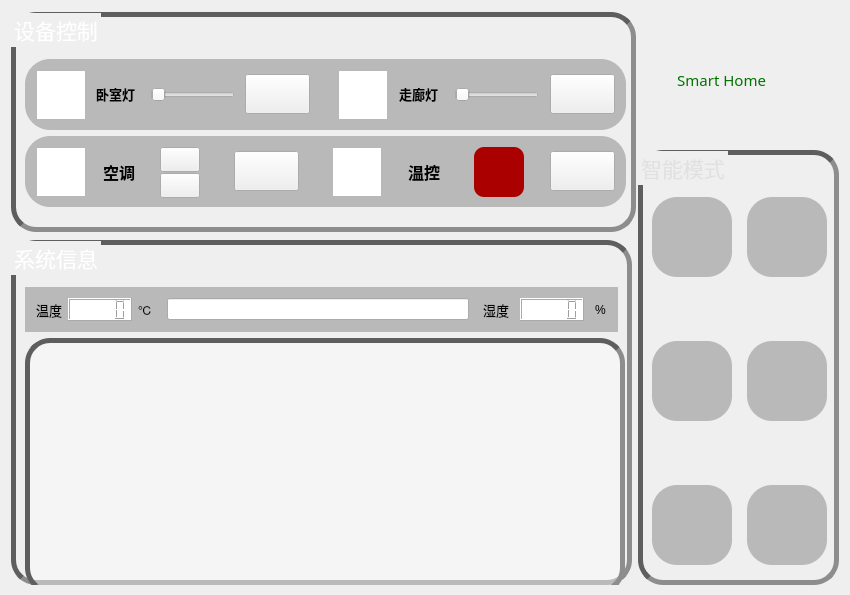
<?xml version="1.0" encoding="UTF-8"?>
<ui version="4.0">
 <class>MainWindow</class>
 <widget class="QMainWindow" name="MainWindow">
  <property name="enabled">
   <bool>true</bool>
  </property>
  <property name="geometry">
   <rect>
    <x>0</x>
    <y>0</y>
    <width>850</width>
    <height>595</height>
   </rect>
  </property>
  <property name="sizePolicy">
   <sizepolicy hsizetype="Expanding" vsizetype="Expanding">
    <horstretch>0</horstretch>
    <verstretch>0</verstretch>
   </sizepolicy>
  </property>
  <property name="minimumSize">
   <size>
    <width>850</width>
    <height>595</height>
   </size>
  </property>
  <property name="windowTitle">
   <string>MainWindow</string>
  </property>
  <property name="styleSheet">
   <string notr="true">#centralWidget{
background-image: url(:/img/desktop.png);
}
</string>
  </property>
  <widget class="QWidget" name="centralWidget">
   <property name="styleSheet">
    <string notr="true"/>
   </property>
   <layout class="QGridLayout" name="gridLayout">
    <item row="0" column="0" rowspan="2">
     <widget class="QGroupBox" name="groupBox">
      <property name="sizePolicy">
       <sizepolicy hsizetype="Fixed" vsizetype="Fixed">
        <horstretch>0</horstretch>
        <verstretch>0</verstretch>
       </sizepolicy>
      </property>
      <property name="minimumSize">
       <size>
        <width>625</width>
        <height>220</height>
       </size>
      </property>
      <property name="maximumSize">
       <size>
        <width>625</width>
        <height>220</height>
       </size>
      </property>
      <property name="font">
       <font>
        <family>楷体</family>
        <pointsize>16</pointsize>
       </font>
      </property>
      <property name="styleSheet">
       <string notr="true">#groupBox{
background-color: qradialgradient(spread:pad, cx:0.5, cy:0.5, radius:0.5, fx:0.5, fy:0.506, stop:0 rgba(255, 255, 255, 0));
border-style: inset;
border-width: 5px;
border-color: rgb(94, 94, 94);
border-radius: 25px;
	color: rgb(255, 255, 255);
}


</string>
      </property>
      <property name="title">
       <string>设备控制</string>
      </property>
      <property name="flat">
       <bool>true</bool>
      </property>
      <property name="checkable">
       <bool>false</bool>
      </property>
      <layout class="QFormLayout" name="formLayout_2">
       <item row="0" column="0">
        <widget class="QWidget" name="widget1" native="true">
         <property name="sizePolicy">
          <sizepolicy hsizetype="Fixed" vsizetype="Fixed">
           <horstretch>0</horstretch>
           <verstretch>0</verstretch>
          </sizepolicy>
         </property>
         <property name="minimumSize">
          <size>
           <width>601</width>
           <height>71</height>
          </size>
         </property>
         <property name="maximumSize">
          <size>
           <width>601</width>
           <height>71</height>
          </size>
         </property>
         <property name="styleSheet">
          <string notr="true">#widget1{
background-color: rgb(185, 185, 185);
border-radius: 25px;
}


</string>
         </property>
         <layout class="QHBoxLayout" name="horizontalLayout_14">
          <item>
           <layout class="QHBoxLayout" name="horizontalLayout_3">
            <property name="spacing">
             <number>12</number>
            </property>
            <item>
             <layout class="QHBoxLayout" name="horizontalLayout">
              <property name="spacing">
               <number>10</number>
              </property>
              <item>
               <widget class="QTextBrowser" name="textBrowser">
                <property name="enabled">
                 <bool>true</bool>
                </property>
                <property name="sizePolicy">
                 <sizepolicy hsizetype="Fixed" vsizetype="Fixed">
                  <horstretch>0</horstretch>
                  <verstretch>0</verstretch>
                 </sizepolicy>
                </property>
                <property name="minimumSize">
                 <size>
                  <width>50</width>
                  <height>50</height>
                 </size>
                </property>
                <property name="maximumSize">
                 <size>
                  <width>50</width>
                  <height>50</height>
                 </size>
                </property>
                <property name="styleSheet">
                 <string notr="true">border-image: url(:/img/icons8_globe_bulb_48px.png);
</string>
                </property>
               </widget>
              </item>
              <item>
               <widget class="QLabel" name="label">
                <property name="sizePolicy">
                 <sizepolicy hsizetype="Fixed" vsizetype="Fixed">
                  <horstretch>0</horstretch>
                  <verstretch>0</verstretch>
                 </sizepolicy>
                </property>
                <property name="minimumSize">
                 <size>
                  <width>45</width>
                  <height>45</height>
                 </size>
                </property>
                <property name="maximumSize">
                 <size>
                  <width>45</width>
                  <height>45</height>
                 </size>
                </property>
                <property name="font">
                 <font>
                  <pointsize>10</pointsize>
                 </font>
                </property>
                <property name="text">
                 <string>&lt;html&gt;&lt;head/&gt;&lt;body&gt;&lt;p&gt;&lt;span style=&quot; font-weight:600;&quot;&gt;卧室灯&lt;/span&gt;&lt;/p&gt;&lt;/body&gt;&lt;/html&gt;</string>
                </property>
               </widget>
              </item>
              <item>
               <widget class="QSlider" name="adjust_led_room">
                <property name="sizePolicy">
                 <sizepolicy hsizetype="Fixed" vsizetype="Fixed">
                  <horstretch>0</horstretch>
                  <verstretch>0</verstretch>
                 </sizepolicy>
                </property>
                <property name="minimumSize">
                 <size>
                  <width>84</width>
                  <height>25</height>
                 </size>
                </property>
                <property name="maximumSize">
                 <size>
                  <width>84</width>
                  <height>25</height>
                 </size>
                </property>
                <property name="styleSheet">
                 <string notr="true"/>
                </property>
                <property name="orientation">
                 <enum>Qt::Horizontal</enum>
                </property>
               </widget>
              </item>
              <item>
               <widget class="QPushButton" name="pushButton_led_room">
                <property name="sizePolicy">
                 <sizepolicy hsizetype="Fixed" vsizetype="Fixed">
                  <horstretch>0</horstretch>
                  <verstretch>0</verstretch>
                 </sizepolicy>
                </property>
                <property name="minimumSize">
                 <size>
                  <width>65</width>
                  <height>40</height>
                 </size>
                </property>
                <property name="maximumSize">
                 <size>
                  <width>65</width>
                  <height>40</height>
                 </size>
                </property>
                <property name="styleSheet">
                 <string notr="true">border-image: url(:/img/switch_off.png);
</string>
                </property>
                <property name="text">
                 <string/>
                </property>
                <property name="iconSize">
                 <size>
                  <width>16</width>
                  <height>16</height>
                 </size>
                </property>
                <property name="autoRepeatDelay">
                 <number>300</number>
                </property>
               </widget>
              </item>
             </layout>
            </item>
            <item>
             <widget class="Line" name="line_2">
              <property name="lineWidth">
               <number>0</number>
              </property>
              <property name="orientation">
               <enum>Qt::Horizontal</enum>
              </property>
             </widget>
            </item>
            <item>
             <layout class="QHBoxLayout" name="horizontalLayout_2">
              <property name="spacing">
               <number>11</number>
              </property>
              <item>
               <widget class="QTextBrowser" name="textBrowser_2">
                <property name="enabled">
                 <bool>true</bool>
                </property>
                <property name="sizePolicy">
                 <sizepolicy hsizetype="Fixed" vsizetype="Fixed">
                  <horstretch>0</horstretch>
                  <verstretch>0</verstretch>
                 </sizepolicy>
                </property>
                <property name="minimumSize">
                 <size>
                  <width>50</width>
                  <height>50</height>
                 </size>
                </property>
                <property name="maximumSize">
                 <size>
                  <width>50</width>
                  <height>50</height>
                 </size>
                </property>
                <property name="styleSheet">
                 <string notr="true">border-image: url(:/img/icons8_led_bulb_50px.png);
</string>
                </property>
               </widget>
              </item>
              <item>
               <widget class="QLabel" name="label_2">
                <property name="sizePolicy">
                 <sizepolicy hsizetype="Fixed" vsizetype="Fixed">
                  <horstretch>0</horstretch>
                  <verstretch>0</verstretch>
                 </sizepolicy>
                </property>
                <property name="minimumSize">
                 <size>
                  <width>45</width>
                  <height>45</height>
                 </size>
                </property>
                <property name="maximumSize">
                 <size>
                  <width>45</width>
                  <height>45</height>
                 </size>
                </property>
                <property name="font">
                 <font>
                  <pointsize>10</pointsize>
                 </font>
                </property>
                <property name="text">
                 <string>&lt;html&gt;&lt;head/&gt;&lt;body&gt;&lt;p&gt;&lt;span style=&quot; font-weight:600;&quot;&gt;走廊灯&lt;/span&gt;&lt;/p&gt;&lt;/body&gt;&lt;/html&gt;</string>
                </property>
               </widget>
              </item>
              <item>
               <widget class="QSlider" name="adjust_led_corridor">
                <property name="sizePolicy">
                 <sizepolicy hsizetype="Fixed" vsizetype="Fixed">
                  <horstretch>0</horstretch>
                  <verstretch>0</verstretch>
                 </sizepolicy>
                </property>
                <property name="minimumSize">
                 <size>
                  <width>84</width>
                  <height>25</height>
                 </size>
                </property>
                <property name="maximumSize">
                 <size>
                  <width>84</width>
                  <height>25</height>
                 </size>
                </property>
                <property name="orientation">
                 <enum>Qt::Horizontal</enum>
                </property>
               </widget>
              </item>
              <item>
               <widget class="QPushButton" name="pushButton_led_corridor">
                <property name="sizePolicy">
                 <sizepolicy hsizetype="Fixed" vsizetype="Fixed">
                  <horstretch>0</horstretch>
                  <verstretch>0</verstretch>
                 </sizepolicy>
                </property>
                <property name="minimumSize">
                 <size>
                  <width>65</width>
                  <height>40</height>
                 </size>
                </property>
                <property name="maximumSize">
                 <size>
                  <width>65</width>
                  <height>40</height>
                 </size>
                </property>
                <property name="styleSheet">
                 <string notr="true">border-image: url(:/img/switch_off.png);
</string>
                </property>
                <property name="text">
                 <string/>
                </property>
                <property name="iconSize">
                 <size>
                  <width>16</width>
                  <height>16</height>
                 </size>
                </property>
                <property name="autoRepeatDelay">
                 <number>300</number>
                </property>
               </widget>
              </item>
             </layout>
            </item>
           </layout>
          </item>
         </layout>
        </widget>
       </item>
       <item row="1" column="0">
        <widget class="QWidget" name="widget2" native="true">
         <property name="sizePolicy">
          <sizepolicy hsizetype="Fixed" vsizetype="Fixed">
           <horstretch>0</horstretch>
           <verstretch>0</verstretch>
          </sizepolicy>
         </property>
         <property name="minimumSize">
          <size>
           <width>601</width>
           <height>71</height>
          </size>
         </property>
         <property name="maximumSize">
          <size>
           <width>601</width>
           <height>71</height>
          </size>
         </property>
         <property name="styleSheet">
          <string notr="true">#widget2{
background-color: rgb(185, 185, 185);
border-radius: 25px;
}
</string>
         </property>
         <layout class="QHBoxLayout" name="horizontalLayout_15">
          <item>
           <layout class="QHBoxLayout" name="horizontalLayout_6">
            <property name="spacing">
             <number>11</number>
            </property>
            <item>
             <layout class="QHBoxLayout" name="horizontalLayout_4">
              <property name="spacing">
               <number>17</number>
              </property>
              <item>
               <widget class="QTextBrowser" name="textBrowser_4">
                <property name="enabled">
                 <bool>true</bool>
                </property>
                <property name="sizePolicy">
                 <sizepolicy hsizetype="Fixed" vsizetype="Fixed">
                  <horstretch>0</horstretch>
                  <verstretch>0</verstretch>
                 </sizepolicy>
                </property>
                <property name="minimumSize">
                 <size>
                  <width>50</width>
                  <height>50</height>
                 </size>
                </property>
                <property name="maximumSize">
                 <size>
                  <width>50</width>
                  <height>50</height>
                 </size>
                </property>
                <property name="styleSheet">
                 <string notr="true">border-image: url(:/img/icons8_air_conditioner_filled_50px.png);</string>
                </property>
               </widget>
              </item>
              <item>
               <widget class="QLabel" name="label_4">
                <property name="sizePolicy">
                 <sizepolicy hsizetype="Fixed" vsizetype="Fixed">
                  <horstretch>0</horstretch>
                  <verstretch>0</verstretch>
                 </sizepolicy>
                </property>
                <property name="minimumSize">
                 <size>
                  <width>40</width>
                  <height>50</height>
                 </size>
                </property>
                <property name="maximumSize">
                 <size>
                  <width>40</width>
                  <height>50</height>
                 </size>
                </property>
                <property name="font">
                 <font>
                  <pointsize>10</pointsize>
                 </font>
                </property>
                <property name="text">
                 <string>&lt;html&gt;&lt;head/&gt;&lt;body&gt;&lt;p&gt;&lt;span style=&quot; font-size:12pt; font-weight:600;&quot;&gt;空调&lt;/span&gt;&lt;/p&gt;&lt;/body&gt;&lt;/html&gt;</string>
                </property>
               </widget>
              </item>
              <item>
               <layout class="QVBoxLayout" name="verticalLayout" stretch="0,0">
                <property name="spacing">
                 <number>2</number>
                </property>
                <property name="bottomMargin">
                 <number>0</number>
                </property>
                <item>
                 <widget class="QPushButton" name="pushButton_up_temp_air_conditioner">
                  <property name="minimumSize">
                   <size>
                    <width>40</width>
                    <height>25</height>
                   </size>
                  </property>
                  <property name="maximumSize">
                   <size>
                    <width>40</width>
                    <height>25</height>
                   </size>
                  </property>
                  <property name="styleSheet">
                   <string notr="true">border-image: url(:/img/key_up.png);
</string>
                  </property>
                  <property name="text">
                   <string/>
                  </property>
                  <property name="iconSize">
                   <size>
                    <width>15</width>
                    <height>25</height>
                   </size>
                  </property>
                  <property name="flat">
                   <bool>false</bool>
                  </property>
                 </widget>
                </item>
                <item>
                 <widget class="QPushButton" name="pushButton_down_temp_air_conditioner">
                  <property name="minimumSize">
                   <size>
                    <width>40</width>
                    <height>25</height>
                   </size>
                  </property>
                  <property name="maximumSize">
                   <size>
                    <width>40</width>
                    <height>25</height>
                   </size>
                  </property>
                  <property name="styleSheet">
                   <string notr="true">border-image: url(:/img/key_down.png);</string>
                  </property>
                  <property name="text">
                   <string/>
                  </property>
                  <property name="iconSize">
                   <size>
                    <width>15</width>
                    <height>25</height>
                   </size>
                  </property>
                  <property name="checkable">
                   <bool>false</bool>
                  </property>
                 </widget>
                </item>
               </layout>
              </item>
              <item>
               <widget class="Line" name="line">
                <property name="orientation">
                 <enum>Qt::Horizontal</enum>
                </property>
               </widget>
              </item>
              <item>
               <widget class="QPushButton" name="pushButton_air_conditioner">
                <property name="sizePolicy">
                 <sizepolicy hsizetype="Fixed" vsizetype="Fixed">
                  <horstretch>0</horstretch>
                  <verstretch>0</verstretch>
                 </sizepolicy>
                </property>
                <property name="minimumSize">
                 <size>
                  <width>65</width>
                  <height>40</height>
                 </size>
                </property>
                <property name="maximumSize">
                 <size>
                  <width>65</width>
                  <height>40</height>
                 </size>
                </property>
                <property name="styleSheet">
                 <string notr="true">border-image: url(:/img/switch_off.png);
</string>
                </property>
                <property name="text">
                 <string/>
                </property>
                <property name="iconSize">
                 <size>
                  <width>16</width>
                  <height>16</height>
                 </size>
                </property>
                <property name="autoRepeatDelay">
                 <number>300</number>
                </property>
               </widget>
              </item>
             </layout>
            </item>
            <item>
             <widget class="Line" name="line_3">
              <property name="lineWidth">
               <number>0</number>
              </property>
              <property name="orientation">
               <enum>Qt::Horizontal</enum>
              </property>
             </widget>
            </item>
            <item>
             <layout class="QHBoxLayout" name="horizontalLayout_5">
              <property name="spacing">
               <number>26</number>
              </property>
              <item>
               <widget class="QTextBrowser" name="textBrowser_3">
                <property name="enabled">
                 <bool>true</bool>
                </property>
                <property name="sizePolicy">
                 <sizepolicy hsizetype="Fixed" vsizetype="Fixed">
                  <horstretch>0</horstretch>
                  <verstretch>0</verstretch>
                 </sizepolicy>
                </property>
                <property name="minimumSize">
                 <size>
                  <width>50</width>
                  <height>50</height>
                 </size>
                </property>
                <property name="maximumSize">
                 <size>
                  <width>50</width>
                  <height>50</height>
                 </size>
                </property>
                <property name="styleSheet">
                 <string notr="true">border-image: url(:/img/icons8_temperature_inside_filled_50px.png);
</string>
                </property>
               </widget>
              </item>
              <item>
               <widget class="QLabel" name="label_3">
                <property name="sizePolicy">
                 <sizepolicy hsizetype="Fixed" vsizetype="Fixed">
                  <horstretch>0</horstretch>
                  <verstretch>0</verstretch>
                 </sizepolicy>
                </property>
                <property name="minimumSize">
                 <size>
                  <width>40</width>
                  <height>50</height>
                 </size>
                </property>
                <property name="maximumSize">
                 <size>
                  <width>40</width>
                  <height>50</height>
                 </size>
                </property>
                <property name="font">
                 <font>
                  <pointsize>10</pointsize>
                 </font>
                </property>
                <property name="text">
                 <string>&lt;html&gt;&lt;head/&gt;&lt;body&gt;&lt;p&gt;&lt;span style=&quot; font-size:12pt; font-weight:600;&quot;&gt;温控&lt;/span&gt;&lt;/p&gt;&lt;/body&gt;&lt;/html&gt;</string>
                </property>
               </widget>
              </item>
              <item>
               <widget class="QPushButton" name="pushButton_getTemp">
                <property name="sizePolicy">
                 <sizepolicy hsizetype="Fixed" vsizetype="Fixed">
                  <horstretch>0</horstretch>
                  <verstretch>0</verstretch>
                 </sizepolicy>
                </property>
                <property name="minimumSize">
                 <size>
                  <width>50</width>
                  <height>50</height>
                 </size>
                </property>
                <property name="maximumSize">
                 <size>
                  <width>50</width>
                  <height>50</height>
                 </size>
                </property>
                <property name="styleSheet">
                 <string notr="true">border-image: url(:/img/icons8_ubuntu_48px.png);
background-color: rgb(170, 0, 0);
border-radius: 10px;

</string>
                </property>
                <property name="text">
                 <string/>
                </property>
               </widget>
              </item>
              <item>
               <widget class="QPushButton" name="pushButton_temperature">
                <property name="sizePolicy">
                 <sizepolicy hsizetype="Fixed" vsizetype="Fixed">
                  <horstretch>0</horstretch>
                  <verstretch>0</verstretch>
                 </sizepolicy>
                </property>
                <property name="minimumSize">
                 <size>
                  <width>65</width>
                  <height>40</height>
                 </size>
                </property>
                <property name="maximumSize">
                 <size>
                  <width>65</width>
                  <height>40</height>
                 </size>
                </property>
                <property name="styleSheet">
                 <string notr="true">border-image: url(:/img/switch_off.png);
</string>
                </property>
                <property name="text">
                 <string/>
                </property>
                <property name="iconSize">
                 <size>
                  <width>16</width>
                  <height>16</height>
                 </size>
                </property>
                <property name="autoRepeatDelay">
                 <number>300</number>
                </property>
               </widget>
              </item>
             </layout>
            </item>
           </layout>
          </item>
         </layout>
        </widget>
       </item>
      </layout>
     </widget>
    </item>
    <item row="0" column="1">
     <widget class="QWidget" name="widget0" native="true">
      <property name="sizePolicy">
       <sizepolicy hsizetype="Fixed" vsizetype="Fixed">
        <horstretch>0</horstretch>
        <verstretch>0</verstretch>
       </sizepolicy>
      </property>
      <property name="minimumSize">
       <size>
        <width>195</width>
        <height>133</height>
       </size>
      </property>
      <property name="maximumSize">
       <size>
        <width>195</width>
        <height>133</height>
       </size>
      </property>
      <property name="styleSheet">
       <string notr="true">background-color: qradialgradient(spread:pad, cx:0.5, cy:0.5, radius:0.5, fx:0.5, fy:0.506, stop:0 rgba(255, 255, 255, 0));

</string>
      </property>
      <layout class="QHBoxLayout" name="horizontalLayout_10">
       <property name="spacing">
        <number>73</number>
       </property>
       <item>
        <widget class="QLabel" name="label_9">
         <property name="sizePolicy">
          <sizepolicy hsizetype="Fixed" vsizetype="Fixed">
           <horstretch>0</horstretch>
           <verstretch>0</verstretch>
          </sizepolicy>
         </property>
         <property name="minimumSize">
          <size>
           <width>171</width>
           <height>115</height>
          </size>
         </property>
         <property name="maximumSize">
          <size>
           <width>171</width>
           <height>115</height>
          </size>
         </property>
         <property name="font">
          <font>
           <family>Arial Black</family>
           <pointsize>11</pointsize>
           <weight>10</weight>
           <italic>false</italic>
           <bold>false</bold>
          </font>
         </property>
         <property name="styleSheet">
          <string notr="true">border-image: url(:/img/icons8_home_48px.png);
color: rgb(0, 116, 0);
font: 87 11pt &quot;Arial Black&quot;;</string>
         </property>
         <property name="text">
          <string>       Smart Home</string>
         </property>
        </widget>
       </item>
      </layout>
     </widget>
    </item>
    <item row="1" column="1" rowspan="2">
     <widget class="QGroupBox" name="groupBox_3">
      <property name="sizePolicy">
       <sizepolicy hsizetype="Fixed" vsizetype="Fixed">
        <horstretch>0</horstretch>
        <verstretch>0</verstretch>
       </sizepolicy>
      </property>
      <property name="minimumSize">
       <size>
        <width>201</width>
        <height>435</height>
       </size>
      </property>
      <property name="maximumSize">
       <size>
        <width>201</width>
        <height>435</height>
       </size>
      </property>
      <property name="font">
       <font>
        <family>楷体</family>
        <pointsize>16</pointsize>
       </font>
      </property>
      <property name="styleSheet">
       <string notr="true">#groupBox_3{
background-color: qradialgradient(spread:pad, cx:0.5, cy:0.5, radius:0.5, fx:0.5, fy:0.506, stop:0 rgba(255, 255, 255, 0));
border-style: inset;
border-width: 5px;
border-color: rgb(94, 94, 94);

border-radius: 25px;
color: rgb(225, 225, 225);
}
</string>
      </property>
      <property name="title">
       <string>智能模式</string>
      </property>
      <property name="flat">
       <bool>true</bool>
      </property>
      <layout class="QVBoxLayout" name="verticalLayout_4">
       <item>
        <layout class="QVBoxLayout" name="verticalLayout_3">
         <property name="spacing">
          <number>22</number>
         </property>
         <property name="bottomMargin">
          <number>9</number>
         </property>
         <item>
          <layout class="QHBoxLayout" name="horizontalLayout_11">
           <property name="spacing">
            <number>8</number>
           </property>
           <item>
            <widget class="QPushButton" name="pushButton_sleep_mode">
             <property name="sizePolicy">
              <sizepolicy hsizetype="Fixed" vsizetype="Fixed">
               <horstretch>0</horstretch>
               <verstretch>0</verstretch>
              </sizepolicy>
             </property>
             <property name="minimumSize">
              <size>
               <width>80</width>
               <height>80</height>
              </size>
             </property>
             <property name="maximumSize">
              <size>
               <width>80</width>
               <height>80</height>
              </size>
             </property>
             <property name="styleSheet">
              <string notr="true">border-image: url(:/img/sleep_mode.png);
background-color: rgb(185, 185, 185);
border-radius: 25px;</string>
             </property>
             <property name="text">
              <string/>
             </property>
            </widget>
           </item>
           <item>
            <widget class="Line" name="line_11">
             <property name="orientation">
              <enum>Qt::Horizontal</enum>
             </property>
            </widget>
           </item>
           <item>
            <widget class="QPushButton" name="pushButton_leave_mode">
             <property name="sizePolicy">
              <sizepolicy hsizetype="Fixed" vsizetype="Fixed">
               <horstretch>0</horstretch>
               <verstretch>0</verstretch>
              </sizepolicy>
             </property>
             <property name="minimumSize">
              <size>
               <width>80</width>
               <height>80</height>
              </size>
             </property>
             <property name="maximumSize">
              <size>
               <width>80</width>
               <height>80</height>
              </size>
             </property>
             <property name="styleSheet">
              <string notr="true">border-image: url(:/img/leave_mode.png);
background-color: rgb(185, 185, 185);
border-radius: 25px;</string>
             </property>
             <property name="text">
              <string/>
             </property>
            </widget>
           </item>
          </layout>
         </item>
         <item>
          <widget class="Line" name="line_15">
           <property name="orientation">
            <enum>Qt::Vertical</enum>
           </property>
          </widget>
         </item>
         <item>
          <widget class="Line" name="line_14">
           <property name="orientation">
            <enum>Qt::Vertical</enum>
           </property>
          </widget>
         </item>
         <item>
          <layout class="QHBoxLayout" name="horizontalLayout_12">
           <property name="spacing">
            <number>8</number>
           </property>
           <item>
            <widget class="QPushButton" name="pushButton_2">
             <property name="sizePolicy">
              <sizepolicy hsizetype="Fixed" vsizetype="Fixed">
               <horstretch>0</horstretch>
               <verstretch>0</verstretch>
              </sizepolicy>
             </property>
             <property name="minimumSize">
              <size>
               <width>80</width>
               <height>80</height>
              </size>
             </property>
             <property name="maximumSize">
              <size>
               <width>80</width>
               <height>80</height>
              </size>
             </property>
             <property name="styleSheet">
              <string notr="true">background-color: rgb(185, 185, 185);
border-radius: 25px;</string>
             </property>
             <property name="text">
              <string/>
             </property>
            </widget>
           </item>
           <item>
            <widget class="Line" name="line_12">
             <property name="orientation">
              <enum>Qt::Horizontal</enum>
             </property>
            </widget>
           </item>
           <item>
            <widget class="QPushButton" name="pushButton_5">
             <property name="sizePolicy">
              <sizepolicy hsizetype="Fixed" vsizetype="Fixed">
               <horstretch>0</horstretch>
               <verstretch>0</verstretch>
              </sizepolicy>
             </property>
             <property name="minimumSize">
              <size>
               <width>80</width>
               <height>80</height>
              </size>
             </property>
             <property name="maximumSize">
              <size>
               <width>80</width>
               <height>80</height>
              </size>
             </property>
             <property name="styleSheet">
              <string notr="true">background-color: rgb(185, 185, 185);
border-radius: 25px;</string>
             </property>
             <property name="text">
              <string/>
             </property>
            </widget>
           </item>
          </layout>
         </item>
         <item>
          <widget class="Line" name="line_17">
           <property name="orientation">
            <enum>Qt::Vertical</enum>
           </property>
          </widget>
         </item>
         <item>
          <widget class="Line" name="line_16">
           <property name="orientation">
            <enum>Qt::Vertical</enum>
           </property>
          </widget>
         </item>
         <item>
          <layout class="QHBoxLayout" name="horizontalLayout_13">
           <property name="spacing">
            <number>8</number>
           </property>
           <item>
            <widget class="QPushButton" name="pushButton_3">
             <property name="sizePolicy">
              <sizepolicy hsizetype="Fixed" vsizetype="Fixed">
               <horstretch>0</horstretch>
               <verstretch>0</verstretch>
              </sizepolicy>
             </property>
             <property name="minimumSize">
              <size>
               <width>80</width>
               <height>80</height>
              </size>
             </property>
             <property name="maximumSize">
              <size>
               <width>80</width>
               <height>80</height>
              </size>
             </property>
             <property name="styleSheet">
              <string notr="true">background-color: rgb(185, 185, 185);
border-radius: 25px;</string>
             </property>
             <property name="text">
              <string/>
             </property>
            </widget>
           </item>
           <item>
            <widget class="Line" name="line_13">
             <property name="orientation">
              <enum>Qt::Horizontal</enum>
             </property>
            </widget>
           </item>
           <item>
            <widget class="QPushButton" name="pushButton_6">
             <property name="sizePolicy">
              <sizepolicy hsizetype="Fixed" vsizetype="Fixed">
               <horstretch>0</horstretch>
               <verstretch>0</verstretch>
              </sizepolicy>
             </property>
             <property name="minimumSize">
              <size>
               <width>80</width>
               <height>80</height>
              </size>
             </property>
             <property name="maximumSize">
              <size>
               <width>80</width>
               <height>80</height>
              </size>
             </property>
             <property name="styleSheet">
              <string notr="true">background-color: rgb(185, 185, 185);
border-radius: 25px;</string>
             </property>
             <property name="text">
              <string/>
             </property>
            </widget>
           </item>
          </layout>
         </item>
        </layout>
       </item>
      </layout>
     </widget>
    </item>
    <item row="2" column="0">
     <widget class="QGroupBox" name="groupBox_2">
      <property name="sizePolicy">
       <sizepolicy hsizetype="Fixed" vsizetype="Fixed">
        <horstretch>0</horstretch>
        <verstretch>0</verstretch>
       </sizepolicy>
      </property>
      <property name="minimumSize">
       <size>
        <width>621</width>
        <height>345</height>
       </size>
      </property>
      <property name="maximumSize">
       <size>
        <width>621</width>
        <height>345</height>
       </size>
      </property>
      <property name="font">
       <font>
        <family>楷体</family>
        <pointsize>16</pointsize>
       </font>
      </property>
      <property name="styleSheet">
       <string notr="true">#groupBox_2{
background-color: qradialgradient(spread:pad, cx:0.5, cy:0.5, radius:0.5, fx:0.5, fy:0.506, stop:0 rgba(255, 255, 255, 0));
border-style: inset;
border-width: 5px;
border-color: rgb(94, 94, 94);

border-radius: 25px;
	color: rgb(255, 255, 255);
}
</string>
      </property>
      <property name="title">
       <string>系统信息</string>
      </property>
      <property name="flat">
       <bool>true</bool>
      </property>
      <layout class="QVBoxLayout" name="verticalLayout_2">
       <item>
        <widget class="QWidget" name="widget3" native="true">
         <property name="styleSheet">
          <string notr="true">#widget3{
background-color: rgb(185, 185, 185);

}
</string>
         </property>
         <layout class="QHBoxLayout" name="horizontalLayout_9">
          <property name="spacing">
           <number>7</number>
          </property>
          <item>
           <layout class="QHBoxLayout" name="horizontalLayout_7">
            <item>
             <widget class="QLabel" name="label_5">
              <property name="font">
               <font>
                <family>楷体</family>
                <pointsize>10</pointsize>
               </font>
              </property>
              <property name="text">
               <string>温度</string>
              </property>
             </widget>
            </item>
            <item>
             <widget class="QLCDNumber" name="lcdNumber_temperature">
              <property name="styleSheet">
               <string notr="true">background-color: rgb(255, 255, 255);</string>
              </property>
             </widget>
            </item>
            <item>
             <widget class="QLabel" name="label_6">
              <property name="text">
               <string>℃</string>
              </property>
             </widget>
            </item>
           </layout>
          </item>
          <item>
           <widget class="Line" name="line_8">
            <property name="orientation">
             <enum>Qt::Horizontal</enum>
            </property>
           </widget>
          </item>
          <item>
           <widget class="QLineEdit" name="lineEdit_status">
            <property name="styleSheet">
             <string notr="true"/>
            </property>
            <property name="text">
             <string/>
            </property>
            <property name="readOnly">
             <bool>true</bool>
            </property>
           </widget>
          </item>
          <item>
           <widget class="Line" name="line_7">
            <property name="orientation">
             <enum>Qt::Horizontal</enum>
            </property>
           </widget>
          </item>
          <item>
           <layout class="QHBoxLayout" name="horizontalLayout_8">
            <property name="spacing">
             <number>11</number>
            </property>
            <item>
             <widget class="QLabel" name="label_7">
              <property name="font">
               <font>
                <family>楷体</family>
                <pointsize>10</pointsize>
               </font>
              </property>
              <property name="text">
               <string>湿度</string>
              </property>
             </widget>
            </item>
            <item>
             <widget class="QLCDNumber" name="lcdNumber_humidity">
              <property name="styleSheet">
               <string notr="true">background-color: rgb(255, 255, 255);</string>
              </property>
             </widget>
            </item>
            <item>
             <widget class="QLabel" name="label_8">
              <property name="sizePolicy">
               <sizepolicy hsizetype="Fixed" vsizetype="Fixed">
                <horstretch>0</horstretch>
                <verstretch>0</verstretch>
               </sizepolicy>
              </property>
              <property name="minimumSize">
               <size>
                <width>12</width>
                <height>23</height>
               </size>
              </property>
              <property name="maximumSize">
               <size>
                <width>12</width>
                <height>23</height>
               </size>
              </property>
              <property name="text">
               <string>%</string>
              </property>
             </widget>
            </item>
           </layout>
          </item>
         </layout>
        </widget>
       </item>
       <item>
        <widget class="QListView" name="listView">
         <property name="sizePolicy">
          <sizepolicy hsizetype="Fixed" vsizetype="Fixed">
           <horstretch>0</horstretch>
           <verstretch>0</verstretch>
          </sizepolicy>
         </property>
         <property name="minimumSize">
          <size>
           <width>600</width>
           <height>255</height>
          </size>
         </property>
         <property name="maximumSize">
          <size>
           <width>600</width>
           <height>255</height>
          </size>
         </property>
         <property name="styleSheet">
          <string notr="true">background-color: qradialgradient(spread:pad, cx:0.5, cy:0.5, radius:0.5, fx:0.5, fy:0.506, stop:0 rgba(255, 255, 255,100));
border-style: inset;
border-width: 5px;
border-color: rgb(94, 94, 94);
border-radius: 25px;
color: rgb(0, 0, 255);</string>
         </property>
        </widget>
       </item>
      </layout>
     </widget>
    </item>
   </layout>
  </widget>
 </widget>
 <layoutdefault spacing="6" margin="11"/>
 <resources/>
 <connections/>
</ui>
